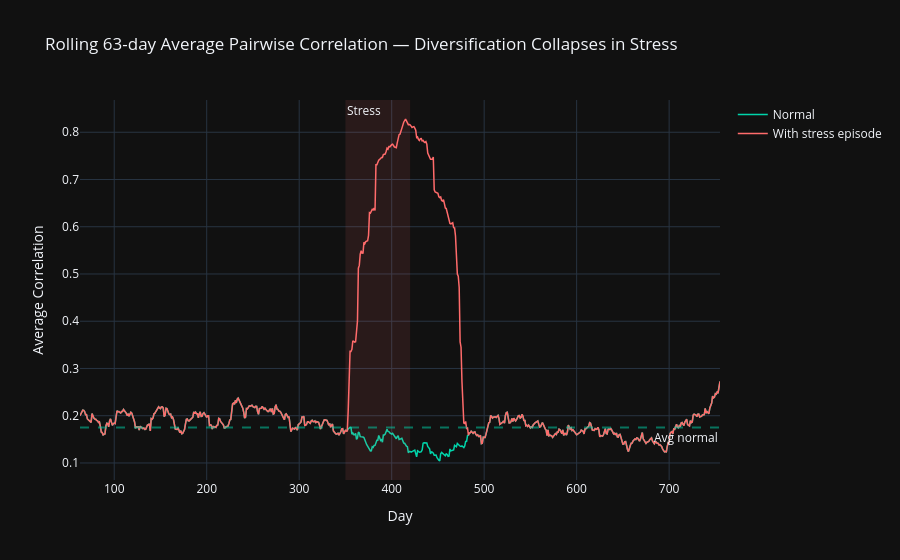

Here is the notebook cell this chart was saved with:
### Code cell
# ── Rolling 63-day average pairwise correlation ───────────────────────────────
ROLL         = 63
STRESS_START = 350
STRESS_END   = 420

# Inject common stress shock
ret_stress = returns.copy()
shock = rng.normal(-0.002, 0.025, (STRESS_END - STRESS_START, 1))
ret_stress.iloc[STRESS_START:STRESS_END] += shock

def rolling_avg_corr(df, roll):
    out = []
    vals = df.values
    for t in range(roll, len(df)):
        w = vals[t-roll:t]
        c = np.corrcoef(w.T)
        out.append(c[np.triu_indices(N, k=1)].mean())
    return pd.Series(out, index=range(roll, len(df)))

rc_normal = rolling_avg_corr(returns,    ROLL)
rc_stress = rolling_avg_corr(ret_stress, ROLL)

fig = go.Figure()
fig.add_trace(go.Scatter(x=rc_normal.index, y=rc_normal.values,
                          name='Normal', line=dict(color='#00d4aa', width=1.5)))
fig.add_trace(go.Scatter(x=rc_stress.index, y=rc_stress.values,
                          name='With stress episode', line=dict(color='#ff6b6b', width=1.5)))
fig.add_vrect(x0=STRESS_START, x1=STRESS_END,
               fillcolor='rgba(255,107,107,0.10)', line_width=0,
               annotation_text='Stress', annotation_position='top left')
fig.add_hline(y=rc_normal.mean(), line_dash='dash', line_color='#00d4aa', opacity=0.5,
               annotation_text='Avg normal', annotation_position='bottom right')
fig.update_layout(
    title='Rolling 63-day Average Pairwise Correlation — Diversification Collapses in Stress',
    xaxis_title='Day', yaxis_title='Average Correlation',
    template='plotly_dark'
)
fig.show()

### Figure 1 — Plotly figure (JSON) as saved in the notebook; plotly's stock layout.template omitted (floating-point values rounded to 4 significant figures; data arrays with more than 128 entries replaced by an {"elided": "..."} marker saying what was removed)
{"data": [{"line": {"color": "#00d4aa", "width": 1.5}, "name": "Normal", "type": "scatter", "x": {"elided": "693 int values"}, "y": {"elided": "693 float values"}}, {"line": {"color": "#ff6b6b", "width": 1.5}, "name": "With stress episode", "type": "scatter", "x": {"elided": "693 int values"}, "y": {"elided": "693 float values"}}], "layout": {"annotations": [{"showarrow": false, "text": "Stress", "x": 350, "xanchor": "left", "xref": "x", "y": 1, "yanchor": "top", "yref": "y domain"}, {"showarrow": false, "text": "Avg normal", "x": 1, "xanchor": "right", "xref": "x domain", "y": 0.1753, "yanchor": "top", "yref": "y"}], "shapes": [{"fillcolor": "rgba(255,107,107,0.10)", "line": {"width": 0}, "type": "rect", "x0": 350, "x1": 420, "xref": "x", "y0": 0, "y1": 1, "yref": "y domain"}, {"line": {"color": "#00d4aa", "dash": "dash"}, "opacity": 0.5, "type": "line", "x0": 0, "x1": 1, "xref": "x domain", "y0": 0.1753, "y1": 0.1753, "yref": "y"}], "title": {"text": "Rolling 63-day Average Pairwise Correlation — Diversification Collapses in Stress"}, "xaxis": {"title": {"text": "Day"}}, "yaxis": {"title": {"text": "Average Correlation"}}}}
